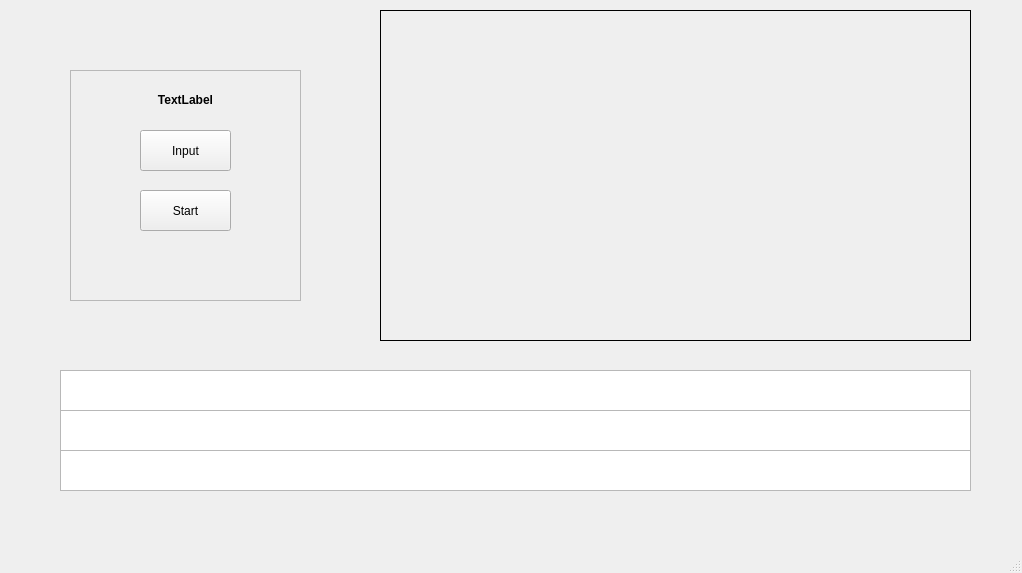
<?xml version="1.0" encoding="UTF-8"?>
<ui version="4.0">
 <class>MainWindow</class>
 <widget class="QMainWindow" name="MainWindow">
  <property name="geometry">
   <rect>
    <x>0</x>
    <y>0</y>
    <width>1022</width>
    <height>573</height>
   </rect>
  </property>
  <property name="windowTitle">
   <string>MainWindow</string>
  </property>
  <widget class="QWidget" name="centralwidget">
   <widget class="QLabel" name="video">
    <property name="geometry">
     <rect>
      <x>380</x>
      <y>10</y>
      <width>591</width>
      <height>331</height>
     </rect>
    </property>
    <property name="frameShape">
     <enum>QFrame::Box</enum>
    </property>
    <property name="text">
     <string/>
    </property>
   </widget>
   <widget class="QFrame" name="frame">
    <property name="geometry">
     <rect>
      <x>70</x>
      <y>70</y>
      <width>231</width>
      <height>231</height>
     </rect>
    </property>
    <property name="frameShape">
     <enum>QFrame::StyledPanel</enum>
    </property>
    <property name="frameShadow">
     <enum>QFrame::Raised</enum>
    </property>
    <widget class="QPushButton" name="btn_input">
     <property name="geometry">
      <rect>
       <x>70</x>
       <y>60</y>
       <width>91</width>
       <height>41</height>
      </rect>
     </property>
     <property name="text">
      <string>Input</string>
     </property>
    </widget>
    <widget class="QPushButton" name="btn_start_stop">
     <property name="geometry">
      <rect>
       <x>70</x>
       <y>120</y>
       <width>91</width>
       <height>41</height>
      </rect>
     </property>
     <property name="text">
      <string>Start</string>
     </property>
    </widget>
    <widget class="QLabel" name="lbl_thongbao">
     <property name="geometry">
      <rect>
       <x>10</x>
       <y>20</y>
       <width>211</width>
       <height>20</height>
      </rect>
     </property>
     <property name="font">
      <font>
       <pointsize>9</pointsize>
       <weight>75</weight>
       <bold>true</bold>
      </font>
     </property>
     <property name="contextMenuPolicy">
      <enum>Qt::ActionsContextMenu</enum>
     </property>
     <property name="layoutDirection">
      <enum>Qt::LeftToRight</enum>
     </property>
     <property name="styleSheet">
      <string notr="true">color: rgb(255, 0, 0);
QLable {
	text-align: center;
}</string>
     </property>
     <property name="text">
      <string>TextLabel</string>
     </property>
     <property name="alignment">
      <set>Qt::AlignCenter</set>
     </property>
    </widget>
   </widget>
   <widget class="QTextBrowser" name="txtSub">
    <property name="geometry">
     <rect>
      <x>60</x>
      <y>370</y>
      <width>911</width>
      <height>41</height>
     </rect>
    </property>
    <property name="font">
     <font>
      <pointsize>12</pointsize>
      <weight>75</weight>
      <bold>true</bold>
     </font>
    </property>
    <property name="cursor" stdset="0">
     <cursorShape>ArrowCursor</cursorShape>
    </property>
    <property name="horizontalScrollBarPolicy">
     <enum>Qt::ScrollBarAsNeeded</enum>
    </property>
    <property name="readOnly">
     <bool>false</bool>
    </property>
    <property name="html">
     <string>&lt;!DOCTYPE HTML PUBLIC &quot;-//W3C//DTD HTML 4.0//EN&quot; &quot;http://www.w3.org/TR/REC-html40/strict.dtd&quot;&gt;
&lt;html&gt;&lt;head&gt;&lt;meta name=&quot;qrichtext&quot; content=&quot;1&quot; /&gt;&lt;style type=&quot;text/css&quot;&gt;
p, li { white-space: pre-wrap; }
&lt;/style&gt;&lt;/head&gt;&lt;body style=&quot; font-family:'MS Shell Dlg 2'; font-size:12pt; font-weight:600; font-style:normal;&quot;&gt;
&lt;p align=&quot;center&quot; style=&quot;-qt-paragraph-type:empty; margin-top:0px; margin-bottom:0px; margin-left:0px; margin-right:0px; -qt-block-indent:0; text-indent:0px;&quot;&gt;&lt;br /&gt;&lt;/p&gt;&lt;/body&gt;&lt;/html&gt;</string>
    </property>
   </widget>
   <widget class="QTextBrowser" name="txtSub_2">
    <property name="geometry">
     <rect>
      <x>60</x>
      <y>410</y>
      <width>911</width>
      <height>41</height>
     </rect>
    </property>
    <property name="font">
     <font>
      <pointsize>12</pointsize>
      <weight>75</weight>
      <bold>true</bold>
     </font>
    </property>
    <property name="readOnly">
     <bool>false</bool>
    </property>
    <property name="html">
     <string>&lt;!DOCTYPE HTML PUBLIC &quot;-//W3C//DTD HTML 4.0//EN&quot; &quot;http://www.w3.org/TR/REC-html40/strict.dtd&quot;&gt;
&lt;html&gt;&lt;head&gt;&lt;meta name=&quot;qrichtext&quot; content=&quot;1&quot; /&gt;&lt;style type=&quot;text/css&quot;&gt;
p, li { white-space: pre-wrap; }
&lt;/style&gt;&lt;/head&gt;&lt;body style=&quot; font-family:'MS Shell Dlg 2'; font-size:12pt; font-weight:600; font-style:normal;&quot;&gt;
&lt;p align=&quot;center&quot; style=&quot;-qt-paragraph-type:empty; margin-top:0px; margin-bottom:0px; margin-left:0px; margin-right:0px; -qt-block-indent:0; text-indent:0px;&quot;&gt;&lt;br /&gt;&lt;/p&gt;&lt;/body&gt;&lt;/html&gt;</string>
    </property>
   </widget>
   <widget class="QTextBrowser" name="txtSub_3">
    <property name="geometry">
     <rect>
      <x>60</x>
      <y>450</y>
      <width>911</width>
      <height>41</height>
     </rect>
    </property>
    <property name="font">
     <font>
      <pointsize>12</pointsize>
      <weight>75</weight>
      <bold>true</bold>
     </font>
    </property>
    <property name="readOnly">
     <bool>false</bool>
    </property>
    <property name="html">
     <string>&lt;!DOCTYPE HTML PUBLIC &quot;-//W3C//DTD HTML 4.0//EN&quot; &quot;http://www.w3.org/TR/REC-html40/strict.dtd&quot;&gt;
&lt;html&gt;&lt;head&gt;&lt;meta name=&quot;qrichtext&quot; content=&quot;1&quot; /&gt;&lt;style type=&quot;text/css&quot;&gt;
p, li { white-space: pre-wrap; }
&lt;/style&gt;&lt;/head&gt;&lt;body style=&quot; font-family:'MS Shell Dlg 2'; font-size:12pt; font-weight:600; font-style:normal;&quot;&gt;
&lt;p align=&quot;center&quot; style=&quot;-qt-paragraph-type:empty; margin-top:0px; margin-bottom:0px; margin-left:0px; margin-right:0px; -qt-block-indent:0; text-indent:0px;&quot;&gt;&lt;br /&gt;&lt;/p&gt;&lt;/body&gt;&lt;/html&gt;</string>
    </property>
   </widget>
  </widget>
  <widget class="QMenuBar" name="menubar">
   <property name="geometry">
    <rect>
     <x>0</x>
     <y>0</y>
     <width>1022</width>
     <height>26</height>
    </rect>
   </property>
  </widget>
  <widget class="QStatusBar" name="statusbar"/>
 </widget>
 <resources/>
 <connections/>
</ui>
